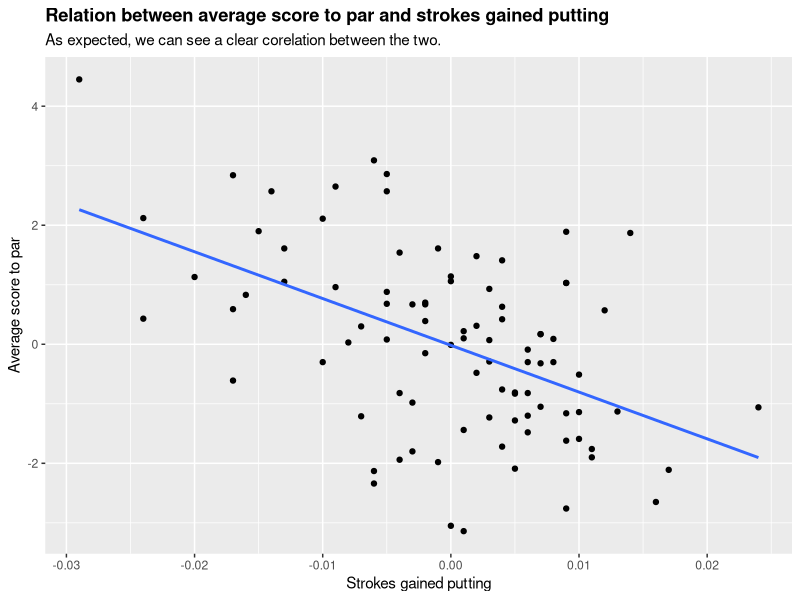

The R source for this figure:
## ---- chunk 1
#| echo: FALSE
#| message: FALSE
library(tidyverse)
golf_data <- read_csv(file = "dg_new_course_table.csv")
## ---- chunk 2
#| echo: FALSE
#| message: FALSE
golf_data |> ggplot(mapping = aes(x = putt_sg, y = adj_score_to_par)) + 
    geom_point() + geom_smooth(method = "lm", se = FALSE) + 
  labs(title = "Relation between average score to par and strokes gained putting", subtitle = "As expected, we can see a clear corelation between the two.", x = "Strokes gained putting", y = "Average score to par") + theme(plot.title = element_text(face = "bold")) 

